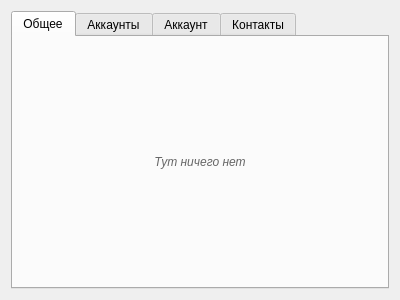
<?xml version="1.0" encoding="UTF-8"?>
<ui version="4.0">
 <class>SettingsPageWidget</class>
 <widget class="QWidget" name="SettingsPageWidget">
  <property name="geometry">
   <rect>
    <x>0</x>
    <y>0</y>
    <width>400</width>
    <height>300</height>
   </rect>
  </property>
  <property name="windowTitle">
   <string>Form</string>
  </property>
  <layout class="QGridLayout" name="gridLayout">
   <item row="0" column="0">
    <widget class="QTabWidget" name="tabWidget">
     <property name="currentIndex">
      <number>0</number>
     </property>
     <widget class="QWidget" name="tab">
      <attribute name="title">
       <string>Общее</string>
      </attribute>
      <layout class="QGridLayout" name="gridLayout_5">
       <item row="0" column="0">
        <widget class="QLabel" name="label_3">
         <property name="font">
          <font>
           <italic>true</italic>
          </font>
         </property>
         <property name="styleSheet">
          <string notr="true">color: #666;</string>
         </property>
         <property name="text">
          <string>Тут ничего нет</string>
         </property>
         <property name="alignment">
          <set>Qt::AlignCenter</set>
         </property>
        </widget>
       </item>
      </layout>
     </widget>
     <widget class="QWidget" name="tab_4">
      <attribute name="title">
       <string>Аккаунты</string>
      </attribute>
      <layout class="QGridLayout" name="gridLayout_4">
       <item row="1" column="0">
        <widget class="QTableWidget" name="tableWidget">
         <property name="maximumSize">
          <size>
           <width>400</width>
           <height>16777215</height>
          </size>
         </property>
         <property name="contextMenuPolicy">
          <enum>Qt::CustomContextMenu</enum>
         </property>
         <property name="horizontalScrollBarPolicy">
          <enum>Qt::ScrollBarAlwaysOff</enum>
         </property>
         <property name="sizeAdjustPolicy">
          <enum>QAbstractScrollArea::AdjustToContents</enum>
         </property>
         <property name="editTriggers">
          <set>QAbstractItemView::NoEditTriggers</set>
         </property>
         <property name="selectionBehavior">
          <enum>QAbstractItemView::SelectRows</enum>
         </property>
         <property name="verticalScrollMode">
          <enum>QAbstractItemView::ScrollPerPixel</enum>
         </property>
         <attribute name="horizontalHeaderVisible">
          <bool>false</bool>
         </attribute>
         <attribute name="verticalHeaderVisible">
          <bool>false</bool>
         </attribute>
         <column>
          <property name="text">
           <string>Аккаунт</string>
          </property>
         </column>
        </widget>
       </item>
       <item row="0" column="0">
        <widget class="QLabel" name="label_2">
         <property name="maximumSize">
          <size>
           <width>16777215</width>
           <height>13</height>
          </size>
         </property>
         <property name="font">
          <font>
           <italic>true</italic>
          </font>
         </property>
         <property name="cursor">
          <cursorShape>WhatsThisCursor</cursorShape>
         </property>
         <property name="toolTip">
          <string>Правую Кнопку Мыши</string>
         </property>
         <property name="styleSheet">
          <string notr="true">color: #666</string>
         </property>
         <property name="text">
          <string>Используйте ПКМ на таблице для управления аккаунтами</string>
         </property>
         <property name="alignment">
          <set>Qt::AlignCenter</set>
         </property>
        </widget>
       </item>
      </layout>
     </widget>
     <widget class="QWidget" name="tab_3">
      <attribute name="title">
       <string>Аккаунт</string>
      </attribute>
      <layout class="QGridLayout" name="gridLayout_2">
       <property name="spacing">
        <number>6</number>
       </property>
       <item row="1" column="0" rowspan="2" colspan="3">
        <widget class="QPlainTextEdit" name="plainTextEdit">
         <property name="placeholderText">
          <string>Статус</string>
         </property>
        </widget>
       </item>
       <item row="3" column="1" colspan="2">
        <widget class="QWidget" name="widget" native="true">
         <layout class="QGridLayout" name="gridLayout_3">
          <item row="0" column="0">
           <widget class="QPushButton" name="pushButton_3">
            <property name="text">
             <string>Обновить аватар</string>
            </property>
           </widget>
          </item>
          <item row="1" column="0">
           <widget class="QPushButton" name="pushButton_4">
            <property name="text">
             <string>Удалить аватар</string>
            </property>
           </widget>
          </item>
         </layout>
        </widget>
       </item>
       <item row="3" column="0">
        <widget class="QLabel" name="label">
         <property name="minimumSize">
          <size>
           <width>64</width>
           <height>64</height>
          </size>
         </property>
         <property name="maximumSize">
          <size>
           <width>64</width>
           <height>64</height>
          </size>
         </property>
         <property name="text">
          <string/>
         </property>
        </widget>
       </item>
       <item row="0" column="0" colspan="3">
        <widget class="QLineEdit" name="lineEdit">
         <property name="placeholderText">
          <string>Ник</string>
         </property>
        </widget>
       </item>
       <item row="5" column="0" colspan="3">
        <widget class="QPushButton" name="pushButton">
         <property name="text">
          <string>Сохранить изменения</string>
         </property>
        </widget>
       </item>
       <item row="4" column="0" colspan="3">
        <widget class="Line" name="line">
         <property name="orientation">
          <enum>Qt::Horizontal</enum>
         </property>
        </widget>
       </item>
      </layout>
     </widget>
     <widget class="QWidget" name="tab_2">
      <attribute name="title">
       <string>Контакты</string>
      </attribute>
     </widget>
    </widget>
   </item>
  </layout>
  <action name="action">
   <property name="text">
    <string>Новый</string>
   </property>
   <property name="toolTip">
    <string>Новый</string>
   </property>
  </action>
  <action name="action_2">
   <property name="text">
    <string>Удалить</string>
   </property>
   <property name="toolTip">
    <string>Удалить</string>
   </property>
  </action>
  <action name="action_3">
   <property name="text">
    <string>Обновить</string>
   </property>
   <property name="toolTip">
    <string>Обновить</string>
   </property>
  </action>
 </widget>
 <resources/>
 <connections/>
</ui>
